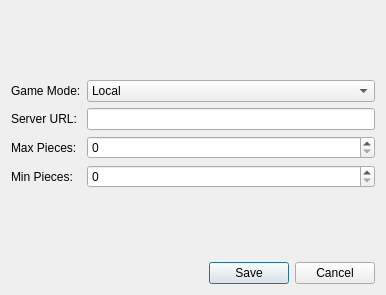
<?xml version="1.0" encoding="UTF-8"?>
<ui version="4.0">
 <class>Dialog</class>
 <widget class="QDialog" name="Dialog">
  <property name="geometry">
   <rect>
    <x>0</x>
    <y>0</y>
    <width>386</width>
    <height>295</height>
   </rect>
  </property>
  <property name="windowTitle">
   <string>Dialog</string>
  </property>
  <layout class="QVBoxLayout" name="verticalLayout">
   <item>
    <layout class="QFormLayout" name="formLayout">
     <property name="sizeConstraint">
      <enum>QLayout::SetDefaultConstraint</enum>
     </property>
     <property name="labelAlignment">
      <set>Qt::AlignLeading|Qt::AlignLeft|Qt::AlignVCenter</set>
     </property>
     <property name="formAlignment">
      <set>Qt::AlignCenter</set>
     </property>
     <item row="0" column="0">
      <widget class="QLabel" name="label_4">
       <property name="text">
        <string>Game Mode:</string>
       </property>
      </widget>
     </item>
     <item row="0" column="1">
      <widget class="QComboBox" name="modeComboBox">
       <item>
        <property name="text">
         <string>Local</string>
        </property>
       </item>
       <item>
        <property name="text">
         <string>Online</string>
        </property>
       </item>
      </widget>
     </item>
     <item row="2" column="0">
      <widget class="QLabel" name="label_2">
       <property name="text">
        <string>Max Pieces:</string>
       </property>
      </widget>
     </item>
     <item row="2" column="1">
      <widget class="QSpinBox" name="maxPiecesSpinBox"/>
     </item>
     <item row="3" column="0">
      <widget class="QLabel" name="label_3">
       <property name="text">
        <string>Min Pieces:</string>
       </property>
      </widget>
     </item>
     <item row="3" column="1">
      <widget class="QSpinBox" name="minPiecesSpinBox"/>
     </item>
     <item row="1" column="0">
      <widget class="QLabel" name="label">
       <property name="text">
        <string>Server URL:</string>
       </property>
      </widget>
     </item>
     <item row="1" column="1">
      <widget class="QLineEdit" name="urlLineEdit"/>
     </item>
    </layout>
   </item>
   <item>
    <widget class="QDialogButtonBox" name="buttonBox">
     <property name="orientation">
      <enum>Qt::Horizontal</enum>
     </property>
     <property name="standardButtons">
      <set>QDialogButtonBox::Cancel|QDialogButtonBox::Save</set>
     </property>
    </widget>
   </item>
  </layout>
 </widget>
 <resources/>
 <connections>
  <connection>
   <sender>buttonBox</sender>
   <signal>accepted()</signal>
   <receiver>Dialog</receiver>
   <slot>accept()</slot>
   <hints>
    <hint type="sourcelabel">
     <x>248</x>
     <y>254</y>
    </hint>
    <hint type="destinationlabel">
     <x>157</x>
     <y>274</y>
    </hint>
   </hints>
  </connection>
  <connection>
   <sender>buttonBox</sender>
   <signal>rejected()</signal>
   <receiver>Dialog</receiver>
   <slot>reject()</slot>
   <hints>
    <hint type="sourcelabel">
     <x>316</x>
     <y>260</y>
    </hint>
    <hint type="destinationlabel">
     <x>286</x>
     <y>274</y>
    </hint>
   </hints>
  </connection>
 </connections>
</ui>
